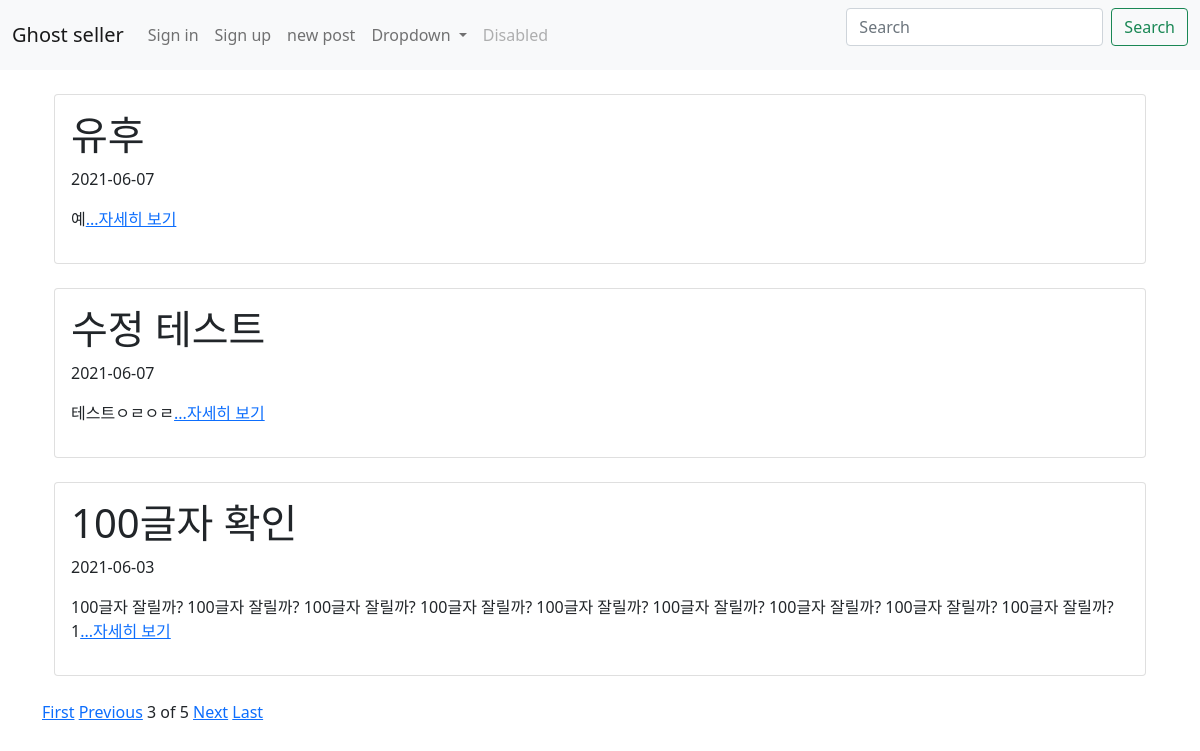
/?page=3, run on the app's committed database.
### first_app/models.py (models this page shows, shortened)
class Blog(models.Model):
    title = models.CharField(max_length=200)
    pub_date = models.DateTimeField('date published')
    body = models.TextField()
    images = models.ImageField(blank=True, upload_to="images", null=True)
    def summary(self):
        return self.body[:100]

### first_app/views.py (the view)
# urls.py: 2. Add a URL to urlpatterns:  path('', views.home, name='home')
def home(request):
    blogs = Blog.objects.order_by('-id')
    blog_list = Blog.objects.all().order_by('-id')
    paginator = Paginator(blog_list, 3)
    page = request.GET.get('page')
    posts = paginator.get_page(page)
    return render(request, 'home.html', {'blogs' : blogs, 'posts' : posts})

### first_app/templates/home.html
{% extends 'base.html' %}
{% block content %}
    {% for blog in posts %}
    <div class="container">
    <div class="card">
        <div class="card-body">
        <h1>{{blog.title}}</h1>
        <p>{{blog.pub_date | date:"Y-m-d"}}</p>
        <p>{{blog.summary}}<a href="{% url 'detail' blog.id %}">...자세히 보기<a/></p>
        </div>
    </div>
    </div>
    <br>
    {% endfor %}
    {%if posts.has_previous%}
    <a href="?page=1">First</a>
    <a href="?page={{posts.previous_page_number}}">Previous</a>
    {%endif%}
    <span>{{posts.number}}</span>
    <span>of</span>
    <span>{{posts.paginator.num_pages}}</span>
    {%if posts.has_next%}
    <a href="?page={{posts.next_page_number}}">Next</a>
    <a href="?page={{posts.paginator.num_pages}}">Last</a>
    {%endif%}
{% endblock %}

### data on the page
Blog: title "유후", pub_date "2021-06-07", summary "예"
Blog: title "수정 테스트", pub_date "2021-06-07", summary "테스트ㅇㄹㅇㄹ"
Blog: title "100글자 확인", pub_date "2021-06-03", summary "100글자 잘릴까? 100글자 잘릴까? 100글자 잘릴까? 100글자 잘릴까? 100글자 잘릴까? 100글자 잘릴까? 100글자 잘릴까? 100글자 잘릴까? 100글자 잘릴까? 1"

### other printed values
{{ posts.number }} "3"
{{ posts.paginator.num_pages }} "5"
